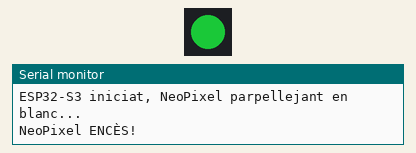
This program was run on a simulated ESP32-S3. Shown: 1 RGB LEDs in strip order, left to right, the last lines printed to the serial monitor. Dim RGB values are drawn brighter than linear.

Above: at 0.2 s.
At 1.7 s:
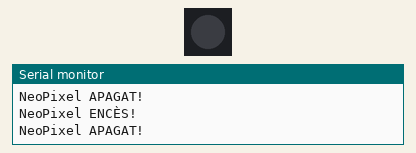
Timing chart, 0 to 3.0 s (numbered marks = the images above):
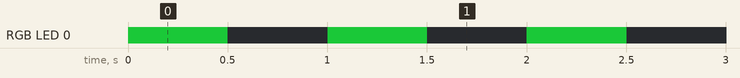

Measured:
- by itself, RGB LED 0: alternates RGB(13, 100, 28) for 0.50 s and off for 0.50 s

The program:

main.cpp
```cpp
#include <Arduino.h>
#include <Adafruit_NeoPixel.h>


#define LED_PIN 48  // Canvia al pin correcte si cal
#define NUM_LEDS 1  // Si només tens un LED NeoPixel
#define DELAY_TIME 500 // Temps en mil·lisegons


Adafruit_NeoPixel strip(NUM_LEDS, LED_PIN, NEO_GRB + NEO_KHZ800);


void setup() {
    Serial.begin(115200);
    strip.begin();
    strip.show();
    Serial.println("ESP32-S3 iniciat, NeoPixel parpellejant en blanc...");
}


void loop() {
    // Encén el LED en blanc (RGB: 255, 255, 255)
    strip.setPixelColor(0, strip.Color(015, 100, 034));
    strip.show();
    Serial.println("NeoPixel ENCÈS!");
    delay(DELAY_TIME);


    // Apaga el LED
    strip.setPixelColor(0, strip.Color(0, 0, 0));
    strip.show();
    Serial.println("NeoPixel APAGAT!");
    delay(DELAY_TIME);
}
```
